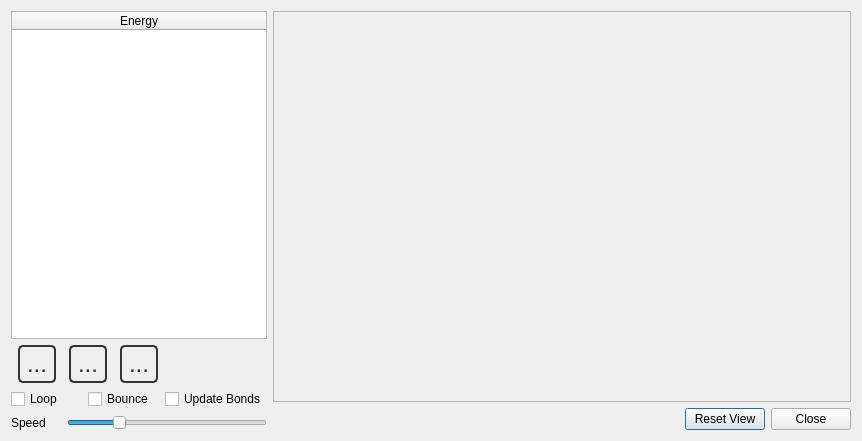
<?xml version="1.0" encoding="UTF-8"?>
<ui version="4.0">
 <class>GeometryListConfigurator</class>
 <widget class="QDialog" name="GeometryListConfigurator">
  <property name="geometry">
   <rect>
    <x>0</x>
    <y>0</y>
    <width>862</width>
    <height>441</height>
   </rect>
  </property>
  <property name="sizePolicy">
   <sizepolicy hsizetype="MinimumExpanding" vsizetype="MinimumExpanding">
    <horstretch>0</horstretch>
    <verstretch>0</verstretch>
   </sizepolicy>
  </property>
  <property name="windowTitle">
   <string>Geometries</string>
  </property>
  <property name="styleSheet">
   <string notr="true">QToolButton {
   color: #333;
   background-color: QLinearGradient( x1: 0, y1: 0, x2: 0, y2: 1, 
          stop: 0 #fff,
          stop: 0.5 #eee, 
          stop: 1 #999);
   border-width: 2px;
   border-color: #333;
   border-style: solid;
   border-radius: 5;
   padding: 0px;
   font-size: 24px;
   min-width: 34px;
   max-width: 34px;
   min-height: 34px;
   max-height: 34px;
}

QToolButton:disabled {
  background-color: QLinearGradient( x1: 0, y1: 0, x2: 0, y2: 1, 
          stop: 0 #fff,
          stop: 0.5 #eee, 
          stop: 1 #bbb);
   border-color: #aaa;
   color: #aaa;
}


QToolButton:pressed {
   background-color: QLinearGradient( x1: 0, y1: 0, x2: 0, y2: 1, 
          stop: 0 #999,
          stop: 0.5 #eee, 
          stop: 1 #fff);
}


QToolButton:checked {
   border-color: #b00;
}

QToolTip {
   border: 2px solid darkkhaki;
   padding: 2px;
   border-radius: 3px;
   opacity: 500;
   font-size: 12px;
}</string>
  </property>
  <layout class="QHBoxLayout" name="horizontalLayout_3">
   <item>
    <layout class="QVBoxLayout" name="verticalLayout_2">
     <item>
      <widget class="QTableWidget" name="energyTable">
       <property name="sizePolicy">
        <sizepolicy hsizetype="Fixed" vsizetype="Expanding">
         <horstretch>0</horstretch>
         <verstretch>0</verstretch>
        </sizepolicy>
       </property>
       <property name="editTriggers">
        <set>QAbstractItemView::NoEditTriggers</set>
       </property>
       <property name="selectionMode">
        <enum>QAbstractItemView::SingleSelection</enum>
       </property>
       <property name="selectionBehavior">
        <enum>QAbstractItemView::SelectRows</enum>
       </property>
       <attribute name="horizontalHeaderStretchLastSection">
        <bool>true</bool>
       </attribute>
       <column>
        <property name="text">
         <string>Energy</string>
        </property>
       </column>
      </widget>
     </item>
     <item>
      <layout class="QHBoxLayout" name="horizontalLayout_2">
       <item>
        <widget class="QToolButton" name="backButton">
         <property name="toolTip">
          <string>Show previous conformer</string>
         </property>
         <property name="text">
          <string>...</string>
         </property>
         <property name="icon">
          <iconset resource="../n/IQmol.qrc">
           <normaloff>:/icons/GoBack.png</normaloff>:/icons/GoBack.png</iconset>
         </property>
         <property name="iconSize">
          <size>
           <width>24</width>
           <height>24</height>
          </size>
         </property>
        </widget>
       </item>
       <item>
        <widget class="QToolButton" name="playButton">
         <property name="toolTip">
          <string>Start and stop animation</string>
         </property>
         <property name="styleSheet">
          <string>QToolButton:checked {
   border-color: #333;
}</string>
         </property>
         <property name="text">
          <string>...</string>
         </property>
         <property name="icon">
          <iconset resource="../../resources/IQmol.qrc">
           <normaloff>:/icons/Play.png</normaloff>
           <normalon>:/icons/Stop.png</normalon>:/icons/Play.png</iconset>
         </property>
         <property name="iconSize">
          <size>
           <width>24</width>
           <height>24</height>
          </size>
         </property>
         <property name="checkable">
          <bool>true</bool>
         </property>
        </widget>
       </item>
       <item>
        <widget class="QToolButton" name="forwardButton">
         <property name="toolTip">
          <string>Show next conformer</string>
         </property>
         <property name="text">
          <string>...</string>
         </property>
         <property name="icon">
          <iconset resource="../../resources/IQmol.qrc">
           <normaloff>:/icons/GoForward.png</normaloff>:/icons/GoForward.png</iconset>
         </property>
         <property name="iconSize">
          <size>
           <width>24</width>
           <height>24</height>
          </size>
         </property>
        </widget>
       </item>
       <item>
        <spacer name="horizontalSpacer_2">
         <property name="orientation">
          <enum>Qt::Horizontal</enum>
         </property>
         <property name="sizeType">
          <enum>QSizePolicy::Fixed</enum>
         </property>
         <property name="sizeHint" stdset="0">
          <size>
           <width>100</width>
           <height>20</height>
          </size>
         </property>
        </spacer>
       </item>
      </layout>
     </item>
     <item>
      <layout class="QHBoxLayout" name="horizontalLayout_5">
       <item>
        <widget class="QCheckBox" name="loopButton">
         <property name="text">
          <string>Loop</string>
         </property>
         <property name="checked">
          <bool>false</bool>
         </property>
        </widget>
       </item>
       <item>
        <widget class="QCheckBox" name="bounceButton">
         <property name="toolTip">
          <string>Reverses the loop at the end</string>
         </property>
         <property name="text">
          <string>Bounce</string>
         </property>
        </widget>
       </item>
       <item>
        <widget class="QCheckBox" name="updateBondsButton">
         <property name="toolTip">
          <string>Reperceive bond for each conformer</string>
         </property>
         <property name="text">
          <string>Update Bonds</string>
         </property>
        </widget>
       </item>
      </layout>
     </item>
     <item>
      <layout class="QHBoxLayout" name="horizontalLayout_4">
       <item>
        <widget class="QLabel" name="speedLabel">
         <property name="sizePolicy">
          <sizepolicy hsizetype="Preferred" vsizetype="Preferred">
           <horstretch>0</horstretch>
           <verstretch>0</verstretch>
          </sizepolicy>
         </property>
         <property name="text">
          <string>Speed</string>
         </property>
        </widget>
       </item>
       <item>
        <widget class="QSlider" name="speedSlider">
         <property name="sizePolicy">
          <sizepolicy hsizetype="Fixed" vsizetype="Fixed">
           <horstretch>0</horstretch>
           <verstretch>0</verstretch>
          </sizepolicy>
         </property>
         <property name="minimumSize">
          <size>
           <width>200</width>
           <height>0</height>
          </size>
         </property>
         <property name="toolTip">
          <string>Controls the speed of animation</string>
         </property>
         <property name="minimum">
          <number>1</number>
         </property>
         <property name="maximum">
          <number>100</number>
         </property>
         <property name="value">
          <number>25</number>
         </property>
         <property name="orientation">
          <enum>Qt::Horizontal</enum>
         </property>
        </widget>
       </item>
      </layout>
     </item>
    </layout>
   </item>
   <item>
    <layout class="QVBoxLayout" name="verticalLayout">
     <item>
      <widget class="QFrame" name="plotFrame">
       <property name="sizePolicy">
        <sizepolicy hsizetype="Expanding" vsizetype="Expanding">
         <horstretch>0</horstretch>
         <verstretch>0</verstretch>
        </sizepolicy>
       </property>
       <property name="contextMenuPolicy">
        <enum>Qt::DefaultContextMenu</enum>
       </property>
       <property name="frameShape">
        <enum>QFrame::StyledPanel</enum>
       </property>
       <property name="frameShadow">
        <enum>QFrame::Raised</enum>
       </property>
      </widget>
     </item>
     <item>
      <layout class="QHBoxLayout" name="horizontalLayout">
       <item>
        <spacer name="horizontalSpacer">
         <property name="orientation">
          <enum>Qt::Horizontal</enum>
         </property>
         <property name="sizeHint" stdset="0">
          <size>
           <width>40</width>
           <height>20</height>
          </size>
         </property>
        </spacer>
       </item>
       <item>
        <widget class="QPushButton" name="resetViewButton">
         <property name="text">
          <string>Reset View</string>
         </property>
        </widget>
       </item>
       <item>
        <widget class="QPushButton" name="closeButton">
         <property name="text">
          <string>Close</string>
         </property>
         <property name="autoDefault">
          <bool>false</bool>
         </property>
        </widget>
       </item>
      </layout>
     </item>
    </layout>
   </item>
  </layout>
 </widget>
 <resources>
  <include location="../../resources/IQmol.qrc"/>
 </resources>
 <connections>
  <connection>
   <sender>closeButton</sender>
   <signal>clicked()</signal>
   <receiver>GeometryListConfigurator</receiver>
   <slot>close()</slot>
   <hints>
    <hint type="sourcelabel">
     <x>262</x>
     <y>406</y>
    </hint>
    <hint type="destinationlabel">
     <x>156</x>
     <y>217</y>
    </hint>
   </hints>
  </connection>
 </connections>
</ui>
